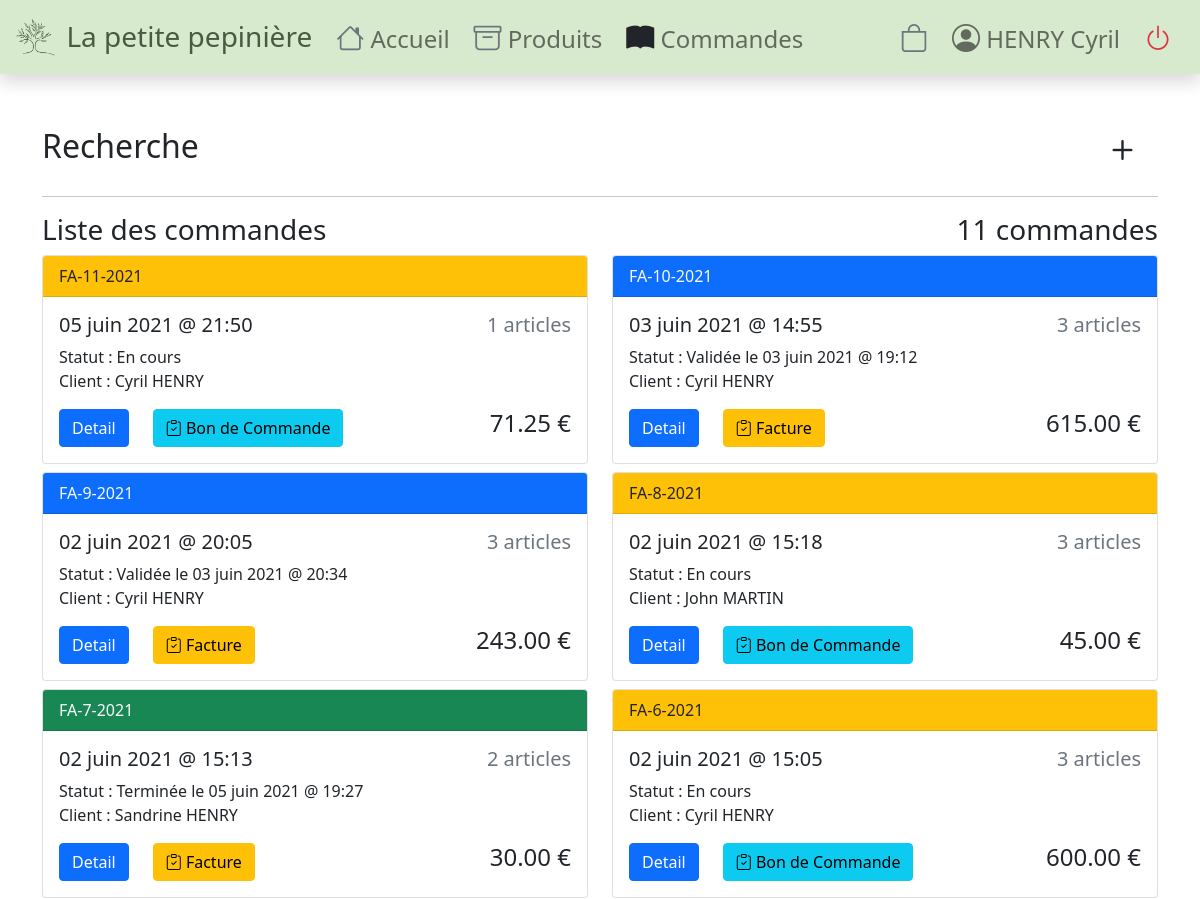
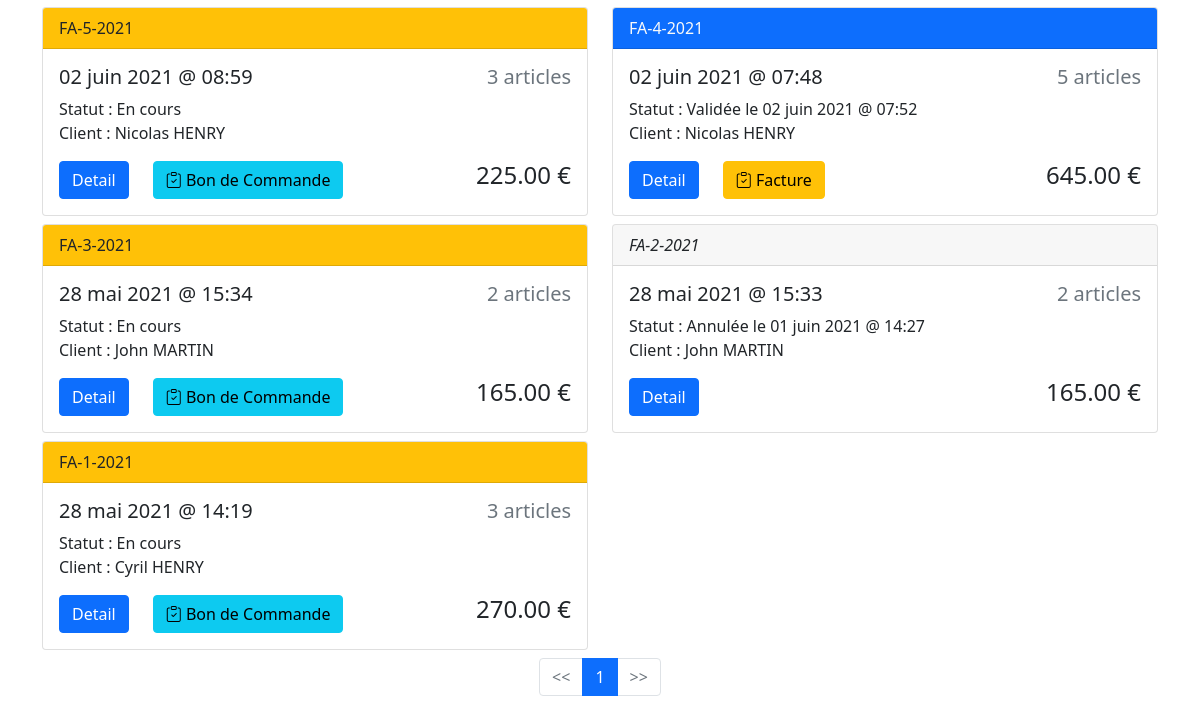
The page /order/ (signed in) on the database as committed earlier (2 pictures, top to bottom).
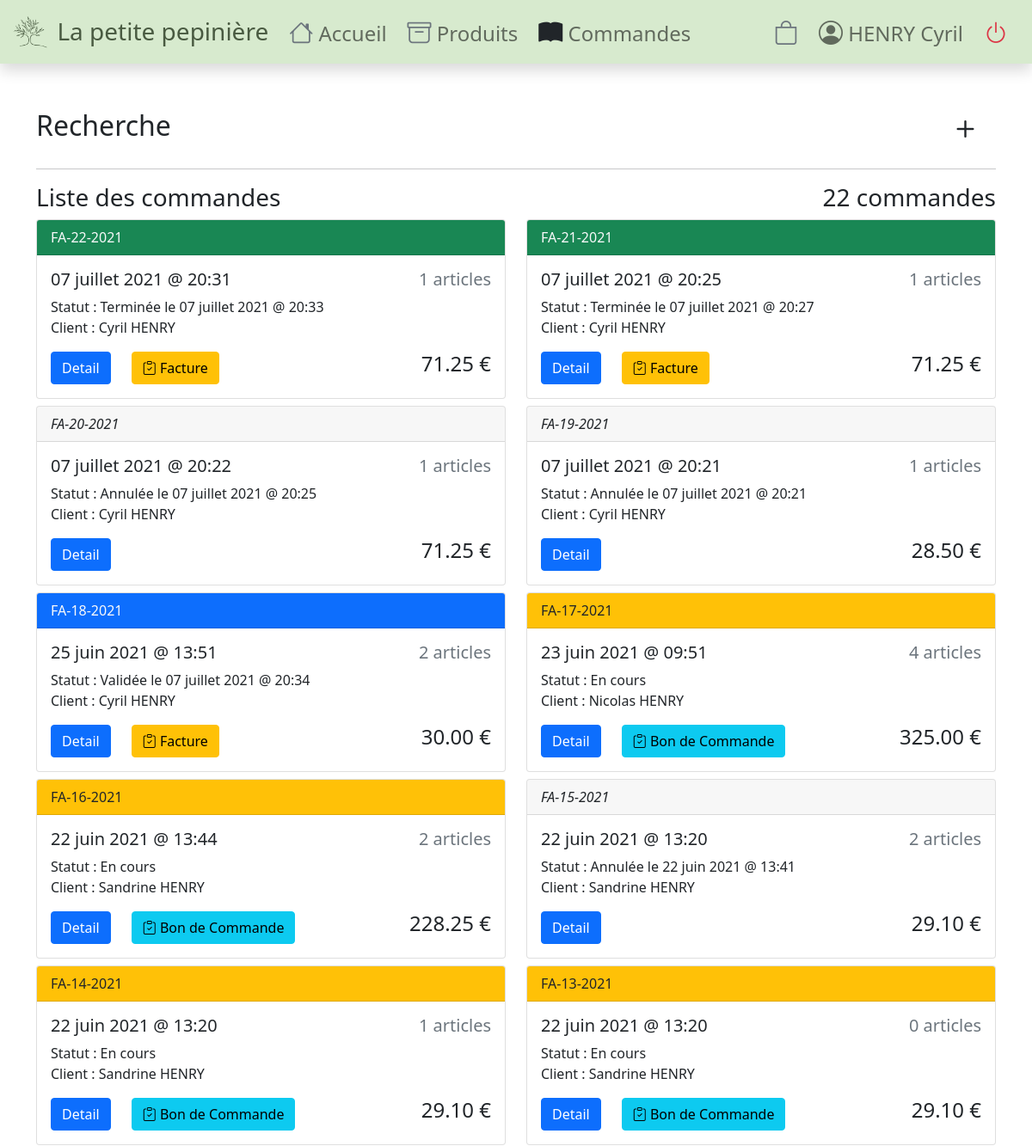
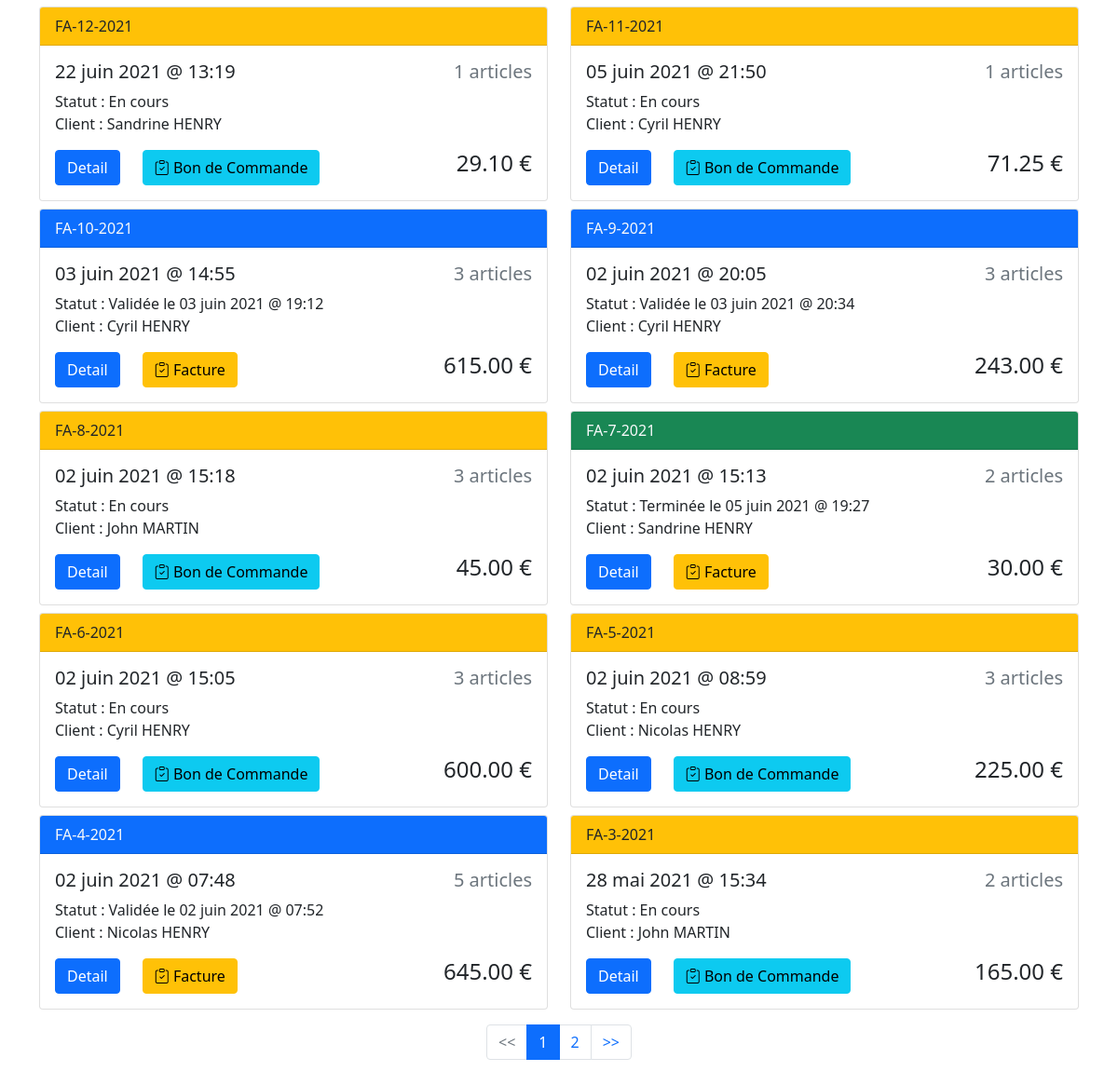
The same page on the database as committed later (2 pictures, top to bottom).
### order/models.py (models this page shows, shortened)
class Commande(models.Model):
    objects = models.Manager()
    date = models.DateTimeField(auto_now_add=True)
    client = models.ForeignKey(Client, related_name='commande', on_delete=models.CASCADE)
    remise = models.DecimalField(max_digits=5, decimal_places=2, default=0)
    statut = models.ForeignKey(Statut, related_name='commande', on_delete=models.CASCADE)
    total = models.DecimalField(max_digits=10, decimal_places=2, default=0)
    date_update = models.DateTimeField(auto_now=True)
    tva = models.DecimalField(max_digits=10, decimal_places=2, default=10.00, blank=True)
    frais = models.ForeignKey(Frais, related_name='commande', on_delete=models.SET_NULL, blank=True, null=True)
    fdp = models.DecimalField(max_digits=8, decimal_places=2, default=0)
    def montant_total(self):
        montant_remise = float(self.total) * float(self.remise) / 100
        montant_frais = 0
        if not self.frais is None:
            montant_frais = self.frais.prix
        somme = float(self.total) - float(montant_remise) + float(montant_frais)
        return somme
    def qte_item(self):
        items = Cartdb.objects.filter(commande=self)
        nb_item = len(items)
        return nb_item

class Statut(models.Model):
    nom = models.CharField(max_length=100, db_index=True, null=False, blank=False, default='En cours')

class Client(models.Model):
    objects = models.Manager()
    nom = models.CharField(max_length=250, db_index=True, null=False, blank=False)
    prenom = models.CharField(max_length=250, db_index=True, null=False, blank=False)
    adresse = models.TextField(blank=True)
    cp = models.CharField(max_length=5, blank=True)
    ville = models.CharField(max_length=250, blank=True)
    tel = models.CharField(max_length=20, blank=True)
    mail = models.CharField(max_length=250, blank=False)
    commentaire = models.TextField(blank=True)
    remise = models.DecimalField(max_digits=5, decimal_places=2, default=0, blank=True)
    user = models.ForeignKey(User, related_name='client', on_delete=models.SET_NULL, blank=True, null=True)

class Frais(models.Model):
    objects = models.Manager()
    nom = models.CharField(max_length=250, db_index=True, null=False, blank=False)
    prix = models.DecimalField(max_digits=10, decimal_places=2, null=False)
    tva = models.DecimalField(max_digits=10, decimal_places=2, default=20.00)

### order/views.py (the view, shortened to what this page needs)
# urls.py: path('', views.order_list, name='order_list'),
@login_required
def order_list(request, date_before=None, date_after=None, statut_request=None, client_request=None):
    date_before = request.POST.get('date_before')
    date_after = request.POST.get('date_after')
    client_request = request.POST.get('client_request')
    statut_request = request.POST.get('statut')
    variete_request = request.POST.get('variete')
    varietes_list = []
    all_orders = Commande.objects.all()
    for all_order in all_orders:
        items = Cartdb.objects.filter(commande=all_order)
        for item in items:
            if item.produit.variete not in varietes_list:
                varietes_list.append(item.produit.variete)
    varietes_list = sorted(varietes_list, key=lambda x: x.nom)
    if statut_request and statut_request != "All":
        statut_cmd = get_object_or_404(Statut, id=statut_request)
        orders_obj = Commande.objects.filter(statut=statut_cmd).order_by('-date')
        statut_request = int(statut_request)
    else:
        orders_obj = Commande.objects.filter(statut__isnull=False).order_by('-date')
    clients = Client.objects.all()
    statuts = Statut.objects.all()
    client_cmd = None
    statut_cmd = None
    commandes_list = []
    if date_after:
        orders_obj = orders_obj.filter(date__gte=datetime.strptime(date_after, '%Y-%m-%d'))
    if date_before:
        orders_obj = orders_obj.filter(date__lte=datetime.strptime(date_before, '%Y-%m-%d'))
    if client_request:
        client_cmd = get_object_or_404(Client, id=client_request)
        orders_obj = orders_obj.filter(client=client_cmd)
    orders_list = []
    for x in orders_obj:
        orders_list.append(x)
    if len(commandes_list) > 0:
        nouveau = set(orders_list).intersection(commandes_list)
        orders_list_objects = list(nouveau)
    else:
        orders_list_objects = orders_list
    paginator = Paginator(orders_list_objects, 20)
    page = request.GET.get('page')
    try:
        orders = paginator.page(page)
    except PageNotAnInteger:
        orders = paginator.page(1)
    except EmptyPage:
        orders = paginator.page(paginator.num_pages)
    context = {'client_cmd': client_cmd,
               'clients': clients,
               'orders': orders,
               'orders_list': orders_list_objects,
               'date_after': date_after,
               'date_before': date_before,
               'statut_cmd': statut_cmd,
               'statut_request': statut_request,
               'statuts': statuts,
               'varietes_list': varietes_list,
               'variete_request': variete_request,
               'paginate': True
               }
    return render(request, 'order/list.html', context)

### pepiniere/templates/order/list.html (shortened to what this page needs)
{% extends 'onlineshop/base.html' %}
{% load static %}
{% block content %}
{% include 'order/search.html' %}
<div class="nav justify-content-between align-center">
<div class="h3">Liste des commandes</div>
<div class="h3" id="qty-find-order">{{ orders_list|length }} commandes</div>
</div>
<div class="row mb-2">
    {% for order in orders %}
        <div class="col-sm-6">
            <div class="card">
                {% if order.statut.nom == "Annulée" %}
                <div class="card-header fst-italic">FA-{{ order.id }}-{{ order.date|date:'Y' }}</div>
                {% elif order.statut.nom == "Terminée" %}
                <div class="card-header bg-success text-light">FA-{{ order.id }}-{{ order.date|date:'Y' }}</div>
                {% elif order.statut.nom == "Validée" %}
                <div class="card-header bg-primary text-light">FA-{{ order.id }}-{{ order.date|date:'Y' }}</div>
                {% else %}
                <div class="card-header bg-warning">FA-{{ order.id }}-{{ order.date|date:'Y' }}</div>
                {% endif %}
                <div class="card-body">
                    <div class="row align-middle">
                        <h5 class="col-md-6">{{ order.date|date:'d F Y @ H:i' }}</h5>
                        <h5 class="col-md-6 text-end h5 text-secondary">{{ order.qte_item }} articles</h5>
                    </div>
                    <p class="card-text">Statut : {{ order.statut.nom }}{% if order.statut.nom != "En cours" %} le {{ order.date_update|date:'d F Y @ H:i' }} {% endif %}<br/>Client : {{ order.client.prenom }} {{ order.client.nom }}</p>
                    <div class="row align-middle">
                        <div class="col-md-auto"><a href="{% url 'order:order_detail' order.id %}" class="btn btn-primary">Detail</a></div>
                        {% if order.statut.nom == "En cours" %}
                        <div class="col-md-auto"><a target="_blank" href="{% url 'order:order_print' order.id %}?download=1&mode=2" class="btn btn-info"><i class="bi bi-clipboard-check"></i> Bon de Commande</a></div>
                        {% endif %}
                        {% if order.statut.nom == "Terminée" or order.statut.nom == "Validée"%}
                        <div class="col-md-auto"><a target="_blank" href="{% url 'order:order_print' order.id %}?download=1&mode=1" class="btn btn-warning"><i class="bi bi-clipboard-check"></i> Facture</a></div>
                        {% endif %}
                        <div class="col md-4 text-end h4">{{ order.montant_total|floatformat:"2" }} €</div>
                    </div>
                </div>
            </div>
        </div>
        {% if forloop.counter|divisibleby:2 %}</div><div class="row mb-2">{% endif %}
    {% endfor %}
</div>
{% if paginate %}
<nav aria-label="...">
<ul class="pagination justify-content-center">
    {% if orders.has_previous %}
        <li class="page-item"><a class="page-link" href="?page={{ orders.previous_page_number }}{{ getvars }}"><<</a></li>
    {% else %}
        <li class="page-item disabled"><a class="page-link" href="#"><<</a></li>
    {% endif %}
    {% for i in orders.paginator.page_range %}
        {% if orders.number == i %}
            <li class="page-item active"><span class="page-link" href="#">{{ i }}</span></li>
        {% elif i > orders.number|add:'-5' and i < orders.number|add:'10' %}
            <li class="page-item"><a class="page-link" href="?page={{ i }}{{ getvars }}">{{ i }}</a></li>
        {% endif %}
    {% endfor %}
    {% if orders.has_next %}
        <li class="page-item"><a class="page-link" href="?page={{ orders.next_page_number }}{{ getvars }}">>></a></li>
    {% else %}
        <li class="page-item disabled"><a class="page-link" href="#">>></a></li>
    {% endif %}
</ul>
</nav>
{% endif %}
{% endblock %}

Rows that differ between the two databases and show on the page:
no longer on this page (row unchanged): Commande: id "2", date "2021", date "28 mai 2021 @ 15:33", qte_item "2", statut.nom "Annulée", date_update "01 juin 2021 @ 14:27", client.prenom "John", client.nom "MARTIN", montant_total "165.00"
no longer on this page (row unchanged): Commande: id "1", date "2021", date "28 mai 2021 @ 14:19", qte_item "3", statut.nom "En cours", client.prenom "Cyril", client.nom "HENRY", shows "Bon de Commande", montant_total "270.00"
added Commande: id "22", date "2021", date "07 juillet 2021 @ 20:31", qte_item "1", statut.nom "Terminée", date_update "07 juillet 2021 @ 20:33", client.prenom "Cyril", client.nom "HENRY", shows "Facture", montant_total "71.25"
added Commande: id "21", date "2021", date "07 juillet 2021 @ 20:25", qte_item "1", statut.nom "Terminée", date_update "07 juillet 2021 @ 20:27", client.prenom "Cyril", client.nom "HENRY", shows "Facture", montant_total "71.25"
added Commande: id "20", date "2021", date "07 juillet 2021 @ 20:22", qte_item "1", statut.nom "Annulée", date_update "07 juillet 2021 @ 20:25", client.prenom "Cyril", client.nom "HENRY", montant_total "71.25"
added Commande: id "19", date "2021", date "07 juillet 2021 @ 20:21", qte_item "1", statut.nom "Annulée", date_update "07 juillet 2021 @ 20:21", client.prenom "Cyril", client.nom "HENRY", montant_total "28.50"
added Commande: id "18", date "2021", date "25 juin 2021 @ 13:51", qte_item "2", statut.nom "Validée", date_update "07 juillet 2021 @ 20:34", client.prenom "Cyril", client.nom "HENRY", shows "Facture", montant_total "30.00"
added Commande: id "17", date "2021", date "23 juin 2021 @ 09:51", qte_item "4", statut.nom "En cours", client.prenom "Nicolas", client.nom "HENRY", shows "Bon de Commande", montant_total "325.00"
added Commande: id "16", date "2021", date "22 juin 2021 @ 13:44", qte_item "2", statut.nom "En cours", client.prenom "Sandrine", client.nom "HENRY", shows "Bon de Commande", montant_total "228.25"
added Commande: id "15", date "2021", date "22 juin 2021 @ 13:20", qte_item "2", statut.nom "Annulée", date_update "22 juin 2021 @ 13:41", client.prenom "Sandrine", client.nom "HENRY", montant_total "29.10"
added Commande: id "14", date "2021", date "22 juin 2021 @ 13:20", qte_item "1", statut.nom "En cours", client.prenom "Sandrine", client.nom "HENRY", shows "Bon de Commande", montant_total "29.10"
added Commande: id "13", date "2021", date "22 juin 2021 @ 13:20", qte_item "0", statut.nom "En cours", client.prenom "Sandrine", client.nom "HENRY", shows "Bon de Commande", montant_total "29.10"
added Commande: id "12", date "2021", date "22 juin 2021 @ 13:19", qte_item "1", statut.nom "En cours", client.prenom "Sandrine", client.nom "HENRY", shows "Bon de Commande", montant_total "29.10"
Other text that changed with them:
{{ orders_list|length }}: "11" → "22"
new list line: "2"
